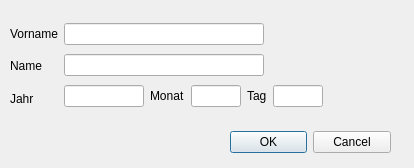
<?xml version="1.0" encoding="UTF-8"?>
<ui version="4.0">
 <class>Auswertung</class>
 <widget class="QDialog" name="Auswertung">
  <property name="geometry">
   <rect>
    <x>0</x>
    <y>0</y>
    <width>414</width>
    <height>168</height>
   </rect>
  </property>
  <property name="windowTitle">
   <string>Auswertung</string>
  </property>
  <widget class="QDialogButtonBox" name="buttonBox">
   <property name="geometry">
    <rect>
     <x>230</x>
     <y>130</y>
     <width>161</width>
     <height>25</height>
    </rect>
   </property>
   <property name="standardButtons">
    <set>QDialogButtonBox::Cancel|QDialogButtonBox::Ok</set>
   </property>
  </widget>
  <widget class="QWidget" name="layoutWidget">
   <property name="geometry">
    <rect>
     <x>10</x>
     <y>20</y>
     <width>391</width>
     <height>92</height>
    </rect>
   </property>
   <layout class="QHBoxLayout" name="horizontalLayout">
    <item>
     <layout class="QVBoxLayout" name="verticalLayout_2">
      <item>
       <widget class="QLabel" name="label_2">
        <property name="text">
         <string>Vorname</string>
        </property>
       </widget>
      </item>
      <item>
       <widget class="QLabel" name="label_2_2">
        <property name="text">
         <string>Name</string>
        </property>
       </widget>
      </item>
      <item>
       <widget class="QLabel" name="label">
        <property name="text">
         <string>Jahr</string>
        </property>
       </widget>
      </item>
     </layout>
    </item>
    <item>
     <layout class="QVBoxLayout" name="verticalLayout_3">
      <item>
       <widget class="QLineEdit" name="editVname">
        <property name="minimumSize">
         <size>
          <width>200</width>
          <height>0</height>
         </size>
        </property>
        <property name="maximumSize">
         <size>
          <width>150</width>
          <height>16777215</height>
         </size>
        </property>
        <property name="maxLength">
         <number>15</number>
        </property>
       </widget>
      </item>
      <item>
       <widget class="QLineEdit" name="editName">
        <property name="minimumSize">
         <size>
          <width>200</width>
          <height>0</height>
         </size>
        </property>
        <property name="maximumSize">
         <size>
          <width>150</width>
          <height>16777215</height>
         </size>
        </property>
        <property name="maxLength">
         <number>15</number>
        </property>
       </widget>
      </item>
      <item>
       <layout class="QHBoxLayout" name="horizontalLayout_2">
        <item>
         <widget class="QLineEdit" name="editYear">
          <property name="sizePolicy">
           <sizepolicy hsizetype="Expanding" vsizetype="Fixed">
            <horstretch>0</horstretch>
            <verstretch>0</verstretch>
           </sizepolicy>
          </property>
          <property name="minimumSize">
           <size>
            <width>80</width>
            <height>0</height>
           </size>
          </property>
          <property name="maximumSize">
           <size>
            <width>40</width>
            <height>16777215</height>
           </size>
          </property>
          <property name="maxLength">
           <number>4</number>
          </property>
         </widget>
        </item>
        <item>
         <widget class="QLabel" name="label_3">
          <property name="text">
           <string>Monat</string>
          </property>
         </widget>
        </item>
        <item>
         <widget class="QLineEdit" name="editMonth">
          <property name="minimumSize">
           <size>
            <width>50</width>
            <height>0</height>
           </size>
          </property>
          <property name="maximumSize">
           <size>
            <width>20</width>
            <height>16777215</height>
           </size>
          </property>
          <property name="maxLength">
           <number>2</number>
          </property>
         </widget>
        </item>
        <item>
         <widget class="QLabel" name="label_3_2">
          <property name="text">
           <string>Tag</string>
          </property>
         </widget>
        </item>
        <item>
         <widget class="QLineEdit" name="editDay">
          <property name="minimumSize">
           <size>
            <width>50</width>
            <height>0</height>
           </size>
          </property>
          <property name="maximumSize">
           <size>
            <width>20</width>
            <height>16777215</height>
           </size>
          </property>
          <property name="maxLength">
           <number>2</number>
          </property>
         </widget>
        </item>
        <item>
         <spacer name="horizontalSpacer">
          <property name="orientation">
           <enum>Qt::Horizontal</enum>
          </property>
          <property name="sizeHint" stdset="0">
           <size>
            <width>40</width>
            <height>20</height>
           </size>
          </property>
         </spacer>
        </item>
       </layout>
      </item>
     </layout>
    </item>
   </layout>
  </widget>
 </widget>
 <resources/>
 <connections>
  <connection>
   <sender>buttonBox</sender>
   <signal>accepted()</signal>
   <receiver>Auswertung</receiver>
   <slot>accept()</slot>
   <hints>
    <hint type="sourcelabel">
     <x>186</x>
     <y>153</y>
    </hint>
    <hint type="destinationlabel">
     <x>344</x>
     <y>152</y>
    </hint>
   </hints>
  </connection>
  <connection>
   <sender>buttonBox</sender>
   <signal>rejected()</signal>
   <receiver>Auswertung</receiver>
   <slot>reject()</slot>
   <hints>
    <hint type="sourcelabel">
     <x>195</x>
     <y>158</y>
    </hint>
    <hint type="destinationlabel">
     <x>198</x>
     <y>176</y>
    </hint>
   </hints>
  </connection>
 </connections>
</ui>
